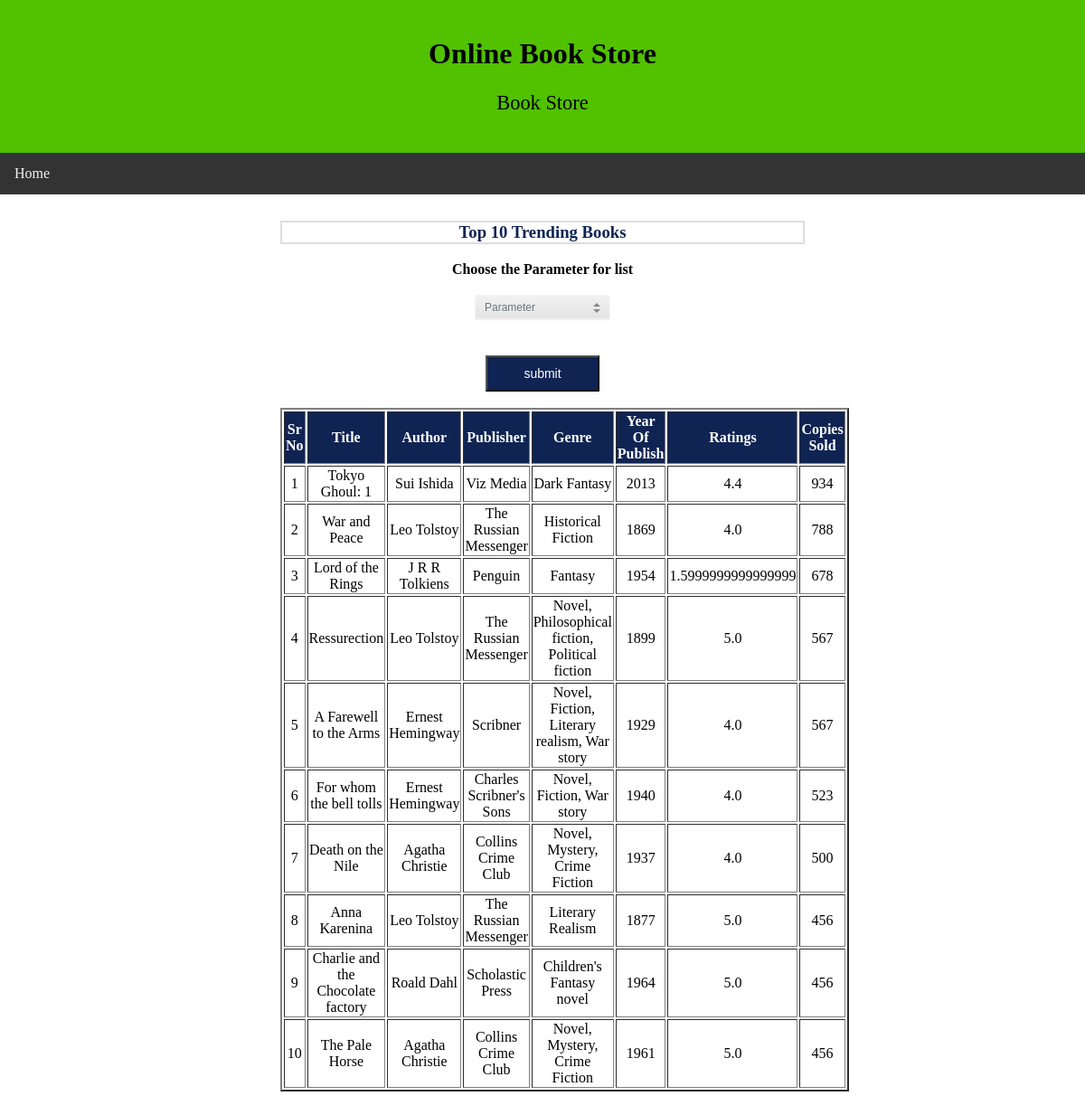
/trending_list, run on the app's committed database.
### newApp/models.py (models this page shows)
class Book(models.Model):
    book_id         = models.AutoField(primary_key = True)
    title           = models.CharField(max_length = 100)
    author          = models.CharField(max_length = 50)
    publisher       = models.CharField(max_length = 100)
    genre           = models.CharField(max_length = 50)
    year_of_publish = models.IntegerField()
    copies_sold     = models.IntegerField()
    rating          = models.FloatField(default = 0, null = True)
    class Meta:
        db_table = "Book"

### newApp/views.py (the view)
# urls.py: path('trending_list', views.trendingList, name = 'trendingList'),
def trendingList(request):
    if request.session.has_key('user_id'):
        return redirect('userProfile')
    elif request.session.has_key('email'):
        return redirect('storeProfile')
    else:
        if request.method == "POST":
            Parameter  = request.POST["Parameter"]
            if Parameter == "Rating":
                entry_count = 10
                cursor = connection.cursor()
                query_fetch_book = '''SELECT book_id, title, author, publisher, genre, year_of_publish, copies_sold, rating
                                      FROM Book
                                      ORDER BY rating
                                      DESC LIMIT 10'''
                cursor.execute(query_fetch_book)
                q_result = cursor.fetchall()
            else:
                entry_count = 10
                cursor = connection.cursor()
                query_fetch_book = '''SELECT book_id, title, author, publisher, genre, year_of_publish, copies_sold, rating
                                      FROM Book
                                      ORDER BY copies_sold
                                      DESC LIMIT 10'''
                cursor.execute(query_fetch_book)
                q_result = cursor.fetchall()
            trending_list = []
            for query_result in q_result:
                t_list = {}
                t_list['title']             = query_result[1]
                t_list['author']            = query_result[2]
                t_list['publisher']         = query_result[3]
                t_list['genre']             = query_result[4]
                t_list['year_of_publish']   = query_result[5]
                t_list['copies_sold']       = query_result[6]
                t_list['rating']            = query_result[7]
                trending_list.append(t_list)
            return render(request, 'trending_list.html', {"t_list": trending_list})
        else:
            entry_count = 10
            cursor = connection.cursor()
            query_fetch_book = '''SELECT book_id, title, author, publisher, genre, year_of_publish, copies_sold, rating
                                  FROM Book
                                  ORDER BY copies_sold
                                  DESC LIMIT 10'''
            cursor.execute(query_fetch_book)
            q_result = cursor.fetchall()
            trending_list = []
            for query_result in q_result:
                t_list = {}
                t_list['title']             = query_result[1]
                t_list['author']            = query_result[2]
                t_list['publisher']         = query_result[3]
                t_list['genre']             = query_result[4]
                t_list['year_of_publish']   = query_result[5]
                t_list['copies_sold']       = query_result[6]
                t_list['rating']            = query_result[7]
                trending_list.append(t_list)
            return render(request, 'trending_list.html', {"t_list": trending_list})

### newApp/templates/trending_list.html (shortened to what this page needs)
<!DOCTYPE html>
<html lang="en">
<head>
</head>
<body>
<div class="header">
 <h1>Online Book Store</h1>
 <p style="font-family:times new roman;font-size:140%";>Book Store</p>
</div>
<div class="topnav">
 <a href="/ ">Home</a>
</div>
<div class="row">
 <div class="column side">
 </div>
 <div class="column middle">
   <h3 style="color:#0f2453;border:2px solid #ddd">Top 10 Trending Books</h3>
   <strong>Choose the Parameter for list</strong>
   <br><br>
  <form method="POST">{% csrf_token %}
  <section class="">
    <div class="dropdown">
      <select name = "Parameter" class="dropdown-select">
        <option value="Parameter">Parameter</option>
      </select>
    </div>
    </section>
    <br><br>
    <button class="button" style="width: 200px auto"  align = "center" formaction ="{% url 'trendingList' %}">submit</button><br><br>
    </form>
       {% if t_list %}
                       <table border="2" align="center">
                       <tr style="background-color: #0f2453">
                            <th style="color: white">Sr No</th>
                            <th style="color: white">Title</th>
                            <th style="color: white">Author</th>
                            <th style="color: white">Publisher</th>
                            <th style="color: white">Genre</th>
                            <th style="color: white">Year Of Publish</th>
                            <th style="color: white">Ratings</th>
                            <th style="color: white">Copies Sold</th>
                        </tr>
                       {% for book in t_list%}
                        <tr>
                            <td>{{ forloop.counter }}</td>
                            <td>{{ book.title }}</td>
                            <td>{{ book.author }}</td>
                            <td>{{ book.publisher }}</td>
                            <td>{{ book.genre }}</td>
                            <td>{{ book.year_of_publish }}</td>
                            <td>{{ book.rating }}</td>
                            <td>{{ book.copies_sold }}</td>
                       </tr>
                       {% endfor %}
                      </table>
       {% else %}
           <h3 align="center">No Books available</h>
       {% endif %}
</div>
 <div class="column side">
 </div>
</div>
</body>
</html>

### newApp/templates/trending_list.html (style rules this page uses)
* { box-sizing: border-box; }
body { margin: 0; }
.header { background-color: #51C100; padding: 20px; text-align: center; }
.topnav { overflow: hidden; background-color: #333; }
.topnav a { float: left; display: block; color: #f2f2f2; text-align: center; padding: 14px 16px; text-decoration: none; }
.column { float: left; padding: 10px; }
.column.side { width: 25%; }
.column.middle { width: 50%; text-align: center; }
.row:after { content: ""; display: table; clear: both; }
.button { display: inline-block; background-color: #0f2453; border: ; color: white; padding: 10px 40px; text-align: center; font-size: 14px; cursor: pointer; }
.dropdown { display: inline-block; position: relative; overflow: hidden; height: 28px; width: 150px; background: #f2f2f2; border: 1px solid; border-color: white #f7f7f7 whitesmoke; border-radius: 3px; background-image: -webkit-linear-gradient(top, transparent, rgba(0, 0, 0, 0.06)); background-image: -moz-linear-gradient(top, transparent, rgba(0, 0, 0, 0.06)); background-image: -o-linear-gradient(top, transparent, rgba(0, 0, 0, 0.06)); background-image: linear-gradient(to bottom, transparent, rgba(0, 0, 0, 0.06)); -webkit-box-shadow: 0 1px 1px rgba(0, 0, 0, 0.08); box-shadow: 0 1px 1px rgba(0, 0, 0, 0.08); }
.dropdown:before, .dropdown:after { content: ''; position: absolute; z-index: 2; top: 9px; right: 10px; width: 0; height: 0; border: 4px dashed; border-color: #888888 transparent; pointer-events: none; }
.dropdown:before { border-bottom-style: solid; border-top: none; }
.dropdown:after { margin-top: 7px; border-top-style: solid; border-bottom: none; }
.dropdown-select { position: relative; width: 130%; margin: 0; padding: 6px 8px 6px 10px; height: 28px; line-height: 14px; font-size: 12px; color: #62717a; text-shadow: 0 1px white; background: #f2f2f2; background: rgba(0, 0, 0, 0) !important; border: 0; border-radius: 0; -webkit-appearance: none; }
.dropdown-select > option { margin: 3px; padding: 6px 8px; text-shadow: none; background: #f2f2f2; border-radius: 3px; cursor: pointer; }

### data on the page
Book: title "Tokyo Ghoul: 1", author "Sui Ishida", publisher "Viz Media", genre "Dark Fantasy", year_of_publish "2013", rating "4.4", copies_sold "934"
Book: title "War and Peace", author "Leo Tolstoy", publisher "The Russian Messenger", genre "Historical Fiction", year_of_publish "1869", rating "4.0", copies_sold "788"
Book: title "Lord of the Rings", author "J R R Tolkiens", publisher "Penguin", genre "Fantasy", year_of_publish "1954", rating "1.5999999999999999", copies_sold "678"
Book: title "Ressurection", author "Leo Tolstoy", publisher "The Russian Messenger", genre "Novel, Philosophical fiction, Political fiction", year_of_publish "1899", rating "5.0", copies_sold "567"
Book: title "A Farewell to the Arms", author "Ernest Hemingway", publisher "Scribner", genre "Novel, Fiction, Literary realism, War story", year_of_publish "1929", rating "4.0", copies_sold "567"
Book: title "For whom the bell tolls", author "Ernest Hemingway", publisher "Charles Scribner's Sons", genre "Novel, Fiction, War story", year_of_publish "1940", rating "4.0", copies_sold "523"
Book: title "Death on the Nile", author "Agatha Christie", publisher "Collins Crime Club", genre "Novel, Mystery, Crime Fiction", year_of_publish "1937", rating "4.0", copies_sold "500"
Book: title "Anna Karenina", author "Leo Tolstoy", publisher "The Russian Messenger", genre "Literary Realism", year_of_publish "1877", rating "5.0", copies_sold "456"
Book: title "Charlie and the Chocolate factory", author "Roald Dahl", publisher "Scholastic Press", genre "Children's Fantasy novel", year_of_publish "1964", rating "5.0", copies_sold "456"
Book: title "The Pale Horse", author "Agatha Christie", publisher "Collins Crime Club", genre "Novel, Mystery, Crime Fiction", year_of_publish "1961", rating "5.0", copies_sold "456"
